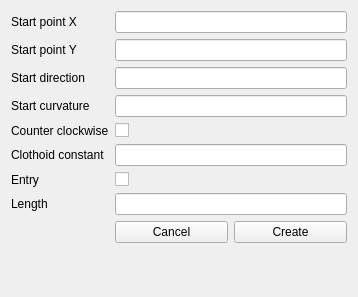
<?xml version="1.0" encoding="UTF-8"?>
<ui version="4.0">
 <class>CreateClothoid2</class>
 <widget class="QWidget" name="CreateClothoid2">
  <property name="geometry">
   <rect>
    <x>0</x>
    <y>0</y>
    <width>358</width>
    <height>297</height>
   </rect>
  </property>
  <property name="windowTitle">
   <string>CreateClothoid</string>
  </property>
  <layout class="QFormLayout" name="formLayout">
   <item row="0" column="0">
    <widget class="QLabel" name="label">
     <property name="text">
      <string>Start point X</string>
     </property>
    </widget>
   </item>
   <item row="0" column="1">
    <widget class="QLineEdit" name="lineEditStartPointX"/>
   </item>
   <item row="1" column="0">
    <widget class="QLabel" name="label_2">
     <property name="text">
      <string>Start point Y</string>
     </property>
    </widget>
   </item>
   <item row="1" column="1">
    <widget class="QLineEdit" name="lineEditStartPointY"/>
   </item>
   <item row="2" column="0">
    <widget class="QLabel" name="label_3">
     <property name="text">
      <string>Start direction</string>
     </property>
    </widget>
   </item>
   <item row="2" column="1">
    <widget class="QLineEdit" name="lineEditStartDirection"/>
   </item>
   <item row="3" column="0">
    <widget class="QLabel" name="label_4">
     <property name="text">
      <string>Start curvature</string>
     </property>
    </widget>
   </item>
   <item row="3" column="1">
    <widget class="QLineEdit" name="lineEditStartCurvature"/>
   </item>
   <item row="4" column="0">
    <widget class="QLabel" name="label_5">
     <property name="text">
      <string>Counter clockwise</string>
     </property>
    </widget>
   </item>
   <item row="4" column="1">
    <widget class="QCheckBox" name="checkCounterClockwise">
     <property name="text">
      <string/>
     </property>
    </widget>
   </item>
   <item row="5" column="0">
    <widget class="QLabel" name="label_6">
     <property name="text">
      <string>Clothoid constant</string>
     </property>
    </widget>
   </item>
   <item row="5" column="1">
    <widget class="QLineEdit" name="lineEditClothoidConstant"/>
   </item>
   <item row="7" column="0">
    <widget class="QLabel" name="label_7">
     <property name="text">
      <string>Entry</string>
     </property>
    </widget>
   </item>
   <item row="7" column="1">
    <widget class="QCheckBox" name="checkBoxIsEntry">
     <property name="text">
      <string/>
     </property>
    </widget>
   </item>
   <item row="8" column="0">
    <widget class="QLabel" name="label_8">
     <property name="text">
      <string>Length</string>
     </property>
    </widget>
   </item>
   <item row="8" column="1">
    <widget class="QLineEdit" name="lineEditLength"/>
   </item>
   <item row="9" column="1">
    <layout class="QHBoxLayout" name="horizontalLayout_3">
     <item>
      <widget class="QPushButton" name="pushButtonCancel">
       <property name="text">
        <string>Cancel</string>
       </property>
      </widget>
     </item>
     <item>
      <widget class="QPushButton" name="pushButtonCreate">
       <property name="text">
        <string>Create</string>
       </property>
      </widget>
     </item>
    </layout>
   </item>
  </layout>
 </widget>
 <resources/>
 <connections/>
</ui>
